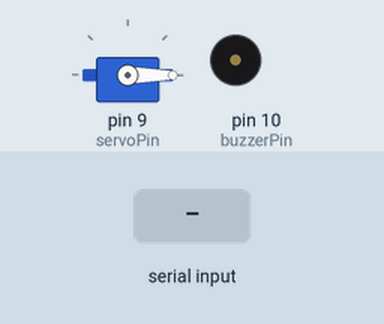
This sketch was run on a simulated Arduino Uno, built with avr-gcc and run on an emulated ATmega328P. On the bench: servo, buzzer (waves = sounding). The inputs (shaded band) are chosen by the test bench.

Above: at 1.2 s.
1.3 s: "O" received over Serial
At 1.4 s:
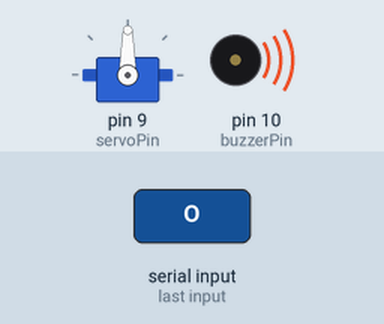
At 2.3 s:
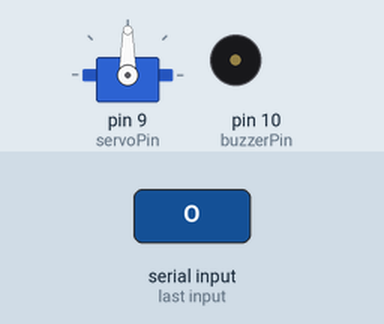
4.3 s: "A" received over Serial
At 5.5 s:
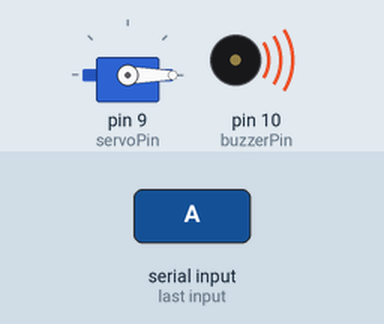
Timing chart, 0 to 7.3 s (numbered marks = the images above; inputs shaded):
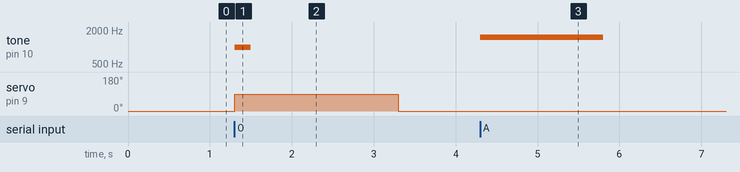

The sketch:

arduino_controller.ino
```cpp
#include <Servo.h>

Servo doorServo;
const int buzzerPin = 10;
const int servoPin = 9;
bool doorOpen = false;

void setup() {
  Serial.begin(9600);
  doorServo.attach(servoPin);
  pinMode(buzzerPin, OUTPUT);
  doorServo.write(0);  // Puerta cerrada inicialmente
}

void loop() {
  if (Serial.available() > 0) {
    char command = Serial.read();

    if (command == 'O') {  // Abrir puerta
      doorServo.write(90);
      tone(buzzerPin, 1000, 200);  // Beep corto
      delay(2000);
      doorServo.write(0);
    }
    else if (command == 'A') {  // Alarma
      for (int i = 0; i < 3; i++) {
        tone(buzzerPin, 1500, 500);
        delay(500);
      }
    }
  }
}
```

Measured:
- after the input at 1.3 s, tone on pin 10 (buzzerPin): silent → 1000 Hz at once, → silent 0.20 s later; servo on pin 9 (servoPin): 0° → 90° at once, → 0° 2.0 s later
- after the input at 4.3 s, tone on pin 10 (buzzerPin): silent → 1500 Hz at once, → silent 1.5 s later
